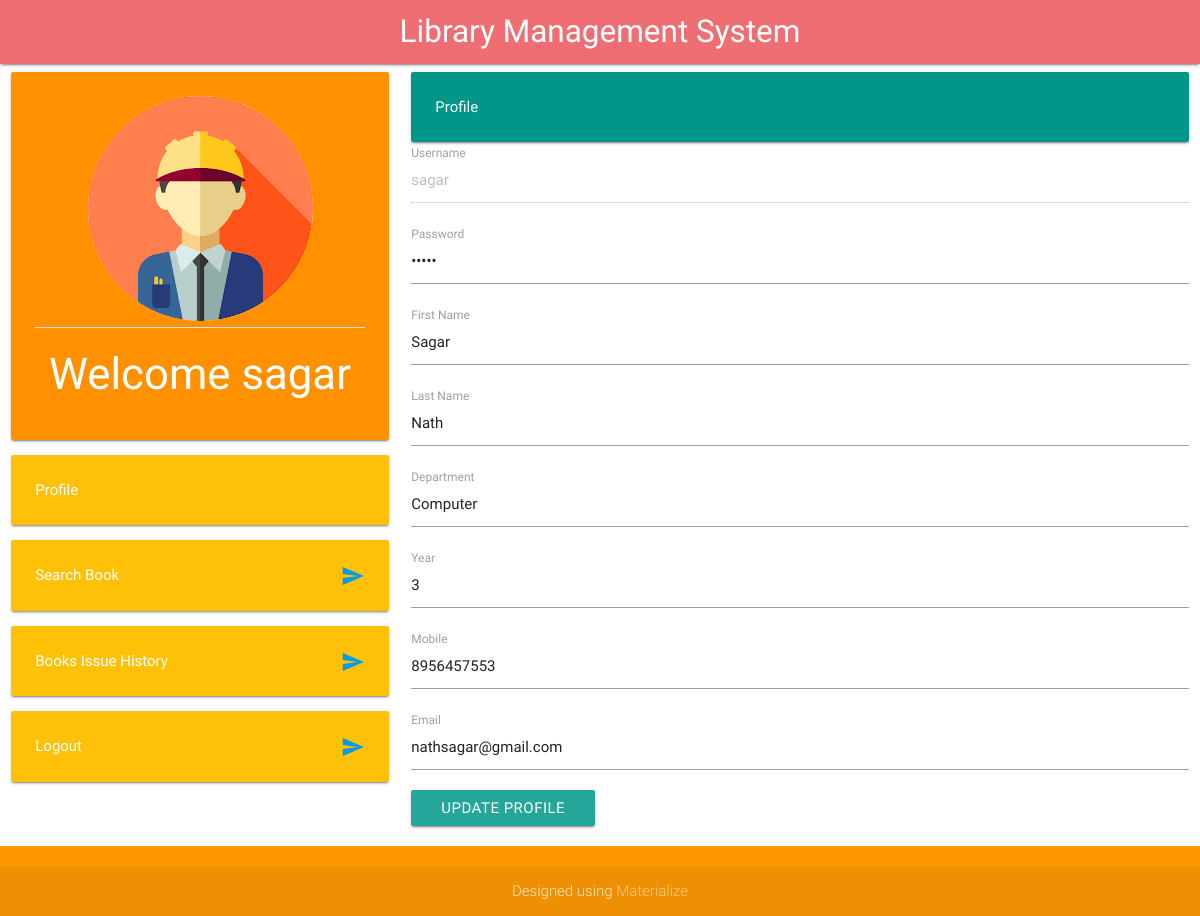
/studentdashboard.php (signed in), run on the app's committed database.
### tables this page shows
CREATE TABLE `student` (
  `student_id` int(11) NOT NULL,
  `user_id` int(11) NOT NULL,
  `username` varchar(15) NOT NULL,
  `firstname` varchar(15) NOT NULL,
  `lastname` varchar(15) NOT NULL,
  `department` varchar(15) NOT NULL,
  `year` int(1) NOT NULL,
  `mobile` bigint(10) NOT NULL,
  `email` varchar(100) NOT NULL
);

CREATE TABLE `user` (
  `user_id` int(11) NOT NULL,
  `username` varchar(15) NOT NULL,
  `password` varchar(15) NOT NULL,
  `type` varchar(10) NOT NULL
);

### studentdashboard.php (the view, shortened to what this page needs)
<!DOCTYPE html>
<html>
<head>
	<link type="text/css" rel="stylesheet" href="css/materialize.min.css" media="screen,projection" />
</head>
<body>
	<div class="navbar-fixed">
		<nav>
			<div class="nav-wrapper">
				<a href="#" class="brand-logo center">Library Management System</a>
			</div>
		</nav>
	</div>
	<div class="row">
		<div class="col s12 l4 m12" >
			<div class="card-panel orange accent-3">
				<center><img class="circle responsive-img" src="img/usericon.png"></center>
				<div class="divider"></div>
				<span class="white-text"><center><h3>Welcome <?php session_start(); echo $_SESSION['username']; ?></h3></center></span>
			</div>
			<div class="card-panel amber">
				<span class="white-text">Profile</span>
			</div>
			<div class="card-panel amber">
				<span class="white-text">Search Book</span>
				<a href="searchbook2.php"><i class="material-icons right">send</i></a>
			</div>
			<div class="card-panel amber">
				<span class="white-text">Books Issue History</span>
				<a href="studentissuehistory.php"><i class="material-icons right">send</i></a>
			</div>
			<div class="card-panel amber">
				<span class="white-text">Logout</span>
				<a href="logout.php"><i class="material-icons right">send</i></a>
			</div>
		</div>
		<div class="col s12 m12 l8">
			<div class="card-panel teal">
				<span class="white-text">Profile</span>
			</div>
			<?php
			$username = $_SESSION['username'];
			$query = "SELECT a.username,a.password,b.firstname,b.lastname,b.department,b.year,b.mobile,b.email FROM user a INNER JOIN student b ON a.user_id = b.user_id WHERE a.username = '$username'";
			$result = mysql_query($query);
			$row = mysql_fetch_array($result);
			?>
			<form action="studentprofile.php" method="POST">
				<div class="input-field">
					<div class="form-group">
						<label class="control-label" for="username">Username</label>
						<input type="text" class="form-control" name="username" id="username" value="<?php echo $row['username'];?>" disabled>
					</div>
				</div>
				<div class="input-field">
					<div class="form-group">
						<label class="control-label" for="password">Password</label>
						<input type="password" class="form-control" id="password" name="password" value="<?php echo $row['password'];?>">
					</div>
				</div>
				<div class="input-field">
					<div class="form-group">
						<label class="control-label" for="firstname">First Name</label>
						<input type="text" class="form-control" id="firstname" name="firstname" value="<?php echo $row['firstname'];?>">
					</div>
				</div>
				<div class="input-field">
					<div class="form-group">
						<label class="control-label" for="lastname">Last Name</label>
						<input type="text" class="form-control" id="lastname" name="lastname" value="<?php echo $row['lastname'];?>">
					</div>
				</div>
				<div class="input-field">
					<div class="form-group">
						<label class="control-label" for="designation">Department</label>
						<input type="text" class="form-control" id="department" name="department" value="<?php echo $row['department'];?>">
					</div>
				</div>
				<div class="input-field">
					<div class="form-group">
						<label class="control-label" for="department">Year</label>
						<input type="number" class="form-control" id="year" name="year" min="1" max="4" value="<?php echo $row['year'];?>">
					</div>
				</div>
				<div class="input-field">
					<div class="form-group">
						<label class="control-label" for="mobile">Mobile</label>
						<input type="number" class="form-control" id="mobile" name="mobile" pattern="[0-9]{10}" maxlength="10" value="<?php echo $row['mobile'];?>">
					</div>
				</div>
				<div class="input-field">
					<div class="form-group">
						<label class="control-label" for="email">Email</label>
						<input type="email" class="form-control" id="email" name="email" value="<?php echo $row['email'];?>">
					</div>
				</div>
				<button type="submit" class="btn waves-effect waves-light" name="submit">Update Profile</button>
			</form>
		</div>
	</div>
	<footer class="page-footer orange">
		<div class="footer-copyright">
			<div class="container">
				<center>Designed using <a class="orange-text text-lighten-3" href="http://materializecss.com">Materialize</a></center>
			</div>
		</div>
	</footer>
</body>
</html>

### data on the page
student: username "sagar", firstname "Sagar", lastname "Nath", department "Computer", year "3", mobile "8956457553", email "nathsagar@gmail.com"

### other printed values
$_SESSION['username'] "sagar"
